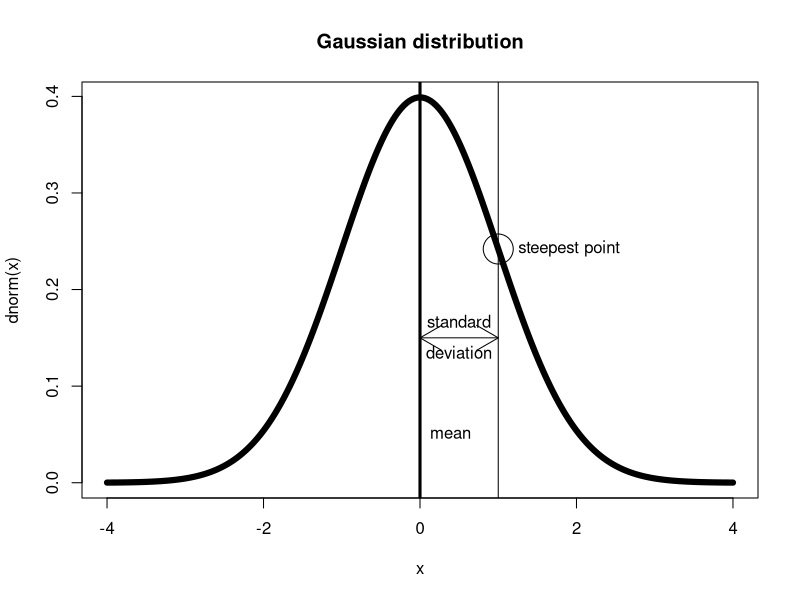
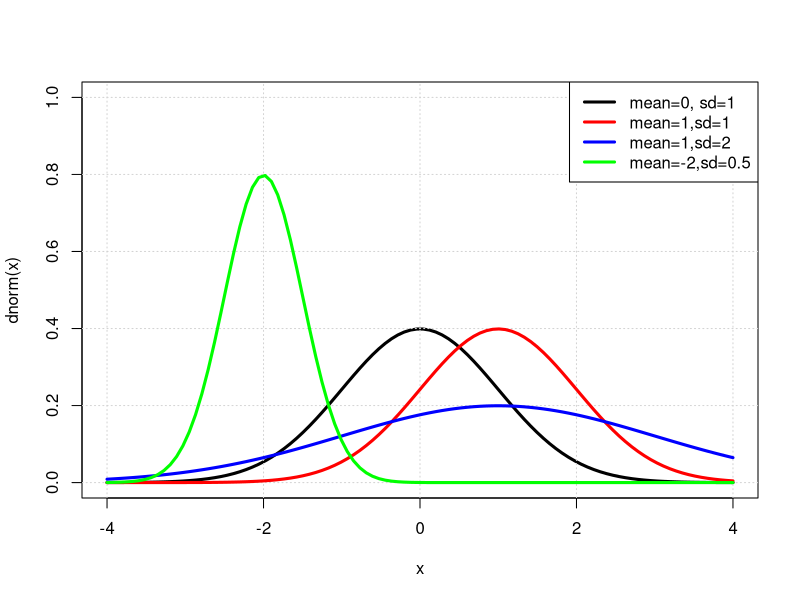
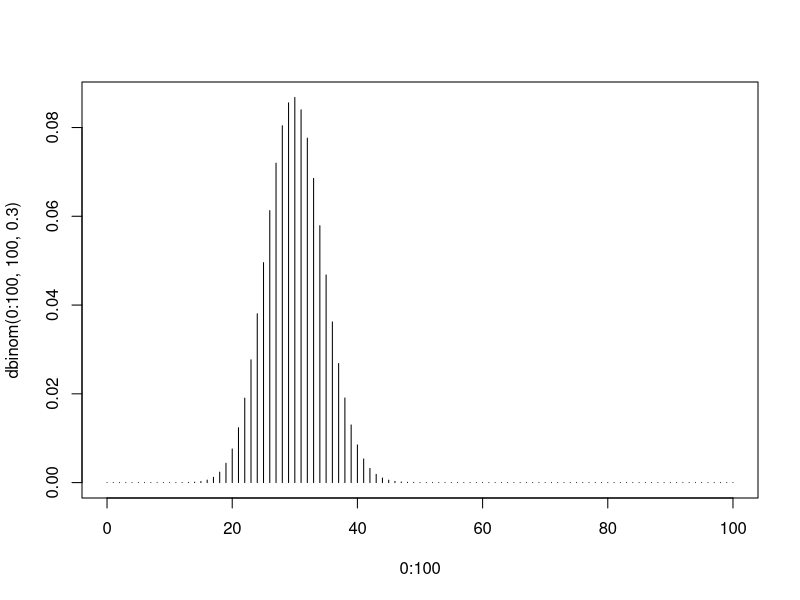
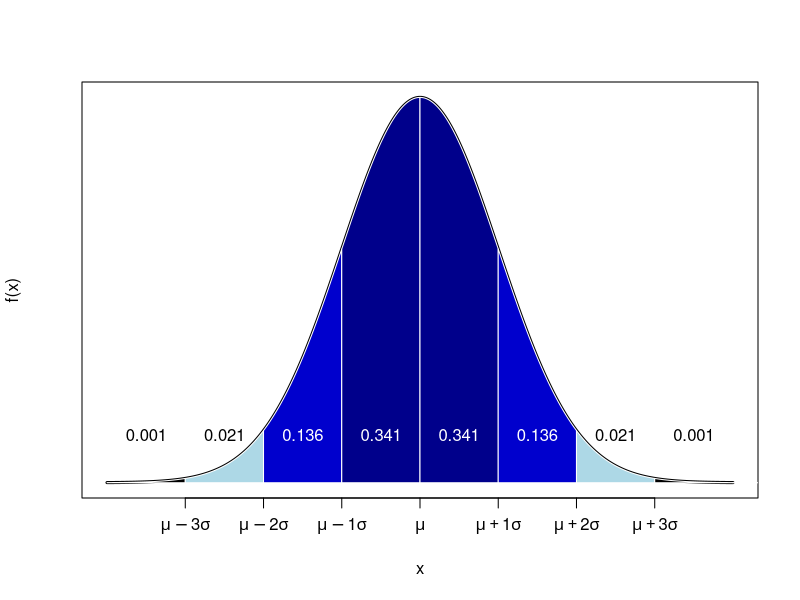
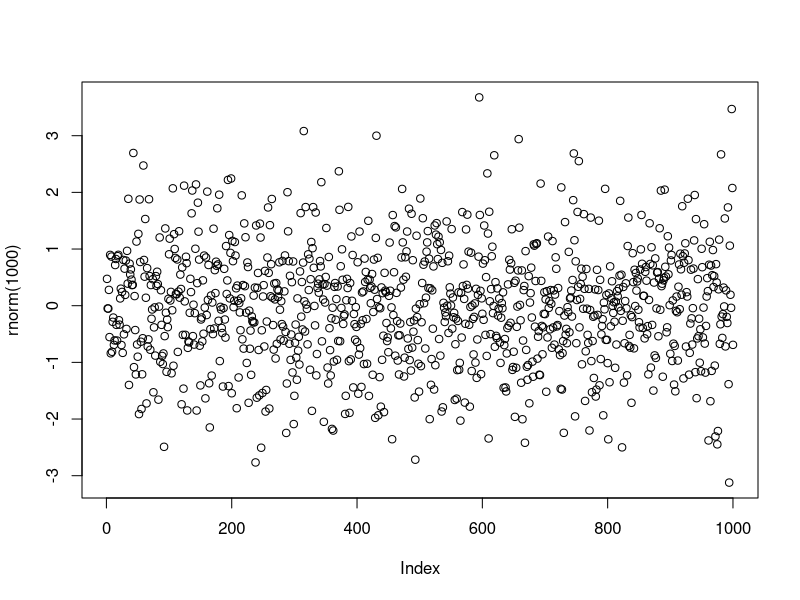
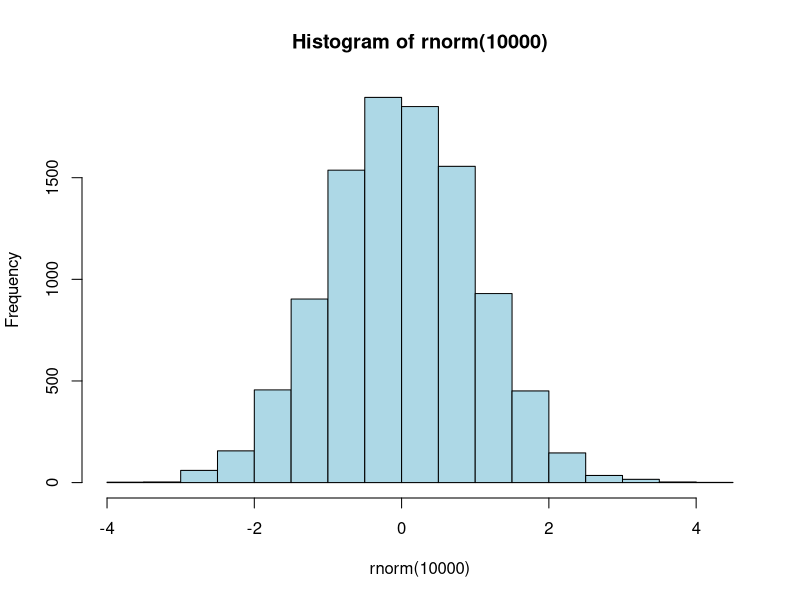

Generate these figures, in order, with R:
## ---- chunk 1
x <- seq(from=-4,to=4,len=1000)
plot(x,dnorm(x),type="l",lwd=6,main="Gaussian distribution")
abline(v=0,lwd=3)
text(0,0.05,'mean',pos=4)
abline(v=1,lwd=1)
points(1,dnorm(1),cex=4)
text(1,dnorm(1),"  steepest point",pos=4)
arrows(0,0.15,1,0.15,code=3)
text(0.5,0.15,'standard',pos=3)
text(0.5,0.15,'deviation',pos=1)
## ---- chunk 2
x <- seq(from = -4,to=4,len=100)
plot(x,dnorm(x),lwd=3,type='l',col='black',ylim=c(0,1))
grid()
points(x,dnorm(x,mean=1,sd=1),type='l',lwd=3,col='red')
points(x,dnorm(x,mean=1,sd=2),lwd=3,type='l',col='blue')
points(x,dnorm(x,mean=-2,sd=0.5),lwd=3,type='l',col='green')
legend("topright",lwd=3,col=c("black","red","blue","green"),
       legend=c("mean=0, sd=1","mean=1,sd=1","mean=1,sd=2","mean=-2,sd=0.5"))
## ---- chunk 3
plot(0:100,dbinom(0:100,100,0.3),type='h')
## ---- chunk 4
mu  <-  0
sigma <- 1
x = seq(from=-4, to=4, by=0.001)
plot(x, dnorm(x, mu, sigma), type="l", lwd=3, ylab="f(x)", yaxt="n", xaxt="n")
axis(side=1, at=-3:3, labels=c(  expression(mu ~-3*sigma),  expression(mu ~-2 *sigma),  expression(mu~-1 *sigma),  expression(mu),  expression(mu ~+1 *sigma),  expression(mu ~+2 *sigma),  expression(mu ~+3 *sigma) ))
Fx = pnorm(-4:4, mu, sigma)
cols = c("black", "lightblue", "mediumblue", "darkblue","darkblue", "mediumblue",  "lightblue","black")
colText = c("black", "black", "white", "white", "white", "white", "black", "black")

for(i in -4:4){
  j <- i+1
  k <- 5
  ijvals <- seq(i, j, 0.001)
  polygon(x=c(i,ijvals , j), y= c(0, dnorm(ijvals, 0, 1), 0), col=cols[i+k], border="white")
  text((i+0.5), 0.05, labels=round(diff(Fx)[i+k],digits=3), col=colText[i+k])
}
## ---- chunk 5
rnorm(10)    # standard Normal
## ---- chunk 6
rnorm(20,mean=10,sd=0.03)
## ---- chunk 7
plot(rnorm(1000))
## ---- chunk 8
hist(rnorm(10000), col='lightblue')
